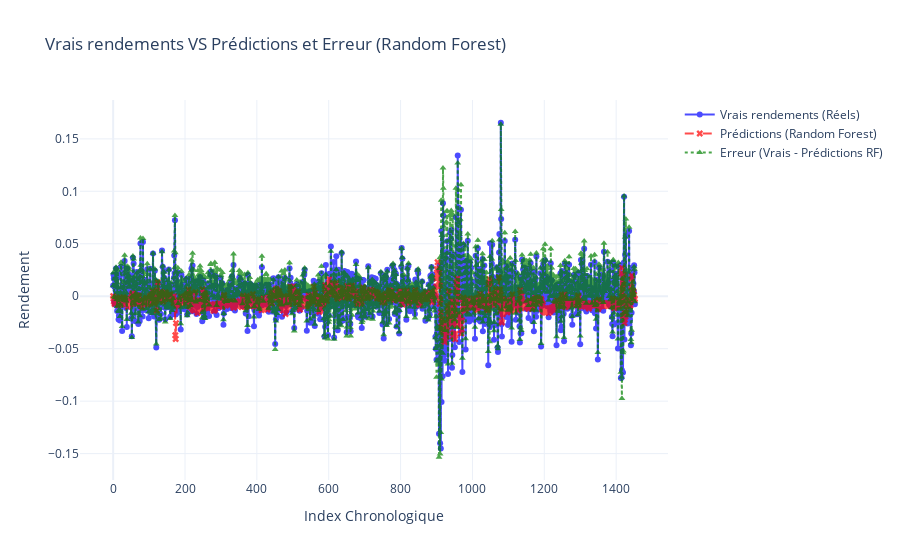

The notebook cell this image was saved under:
### Code cell
errors_rf = np.array(y_test) - np.array(y_pred_rf)

fig_rf = go.Figure()

# Ajout des vrais rendements
fig_rf.add_trace(go.Scatter(
    x=list(range(len(y_test))),
    y=y_test,
    mode='lines+markers',
    name='Vrais rendements (Réels)',
    line=dict(color='blue', dash='solid'),
    marker=dict(symbol='circle'),
    opacity=0.7
))

# Ajout des prédictions Random Forest
fig_rf.add_trace(go.Scatter(
    x=list(range(len(y_pred_rf))),
    y=y_pred_rf,
    mode='lines+markers',
    name='Prédictions (Random Forest)',
    line=dict(color='red', dash='dash'),
    marker=dict(symbol='x'),
    opacity=0.7
))

# Ajout des erreurs pour Random Forest
fig_rf.add_trace(go.Scatter(
    x=list(range(len(errors_rf))),
    y=errors_rf,
    mode='lines+markers',
    name='Erreur (Vrais - Prédictions RF)',
    line=dict(color='green', dash='dot'),
    marker=dict(symbol='triangle-up'),
    opacity=0.7
))

fig_rf.update_layout(
    title="Vrais rendements VS Prédictions et Erreur (Random Forest)",
    xaxis_title="Index Chronologique",
    yaxis_title="Rendement",
    legend=dict(font=dict(size=12)),
    grid=dict(rows=1, columns=1),
    template="plotly_white"
)

fig_rf.show()

### Figure 1 — Plotly figure (JSON) as saved in the notebook; plotly's stock layout.template omitted (floating-point values rounded to 4 significant figures; data arrays with more than 128 entries replaced by an {"elided": "..."} marker saying what was removed)
{"data": [{"line": {"color": "blue", "dash": "solid"}, "marker": {"symbol": "circle"}, "mode": "lines+markers", "name": "Vrais rendements (Réels)", "opacity": 0.7, "type": "scatter", "x": {"elided": "1453 int values"}, "y": {"elided": "1453 float values"}}, {"line": {"color": "red", "dash": "dash"}, "marker": {"symbol": "x"}, "mode": "lines+markers", "name": "Prédictions (Random Forest)", "opacity": 0.7, "type": "scatter", "x": {"elided": "1453 int values"}, "y": {"elided": "1453 float values"}}, {"line": {"color": "green", "dash": "dot"}, "marker": {"symbol": "triangle-up"}, "mode": "lines+markers", "name": "Erreur (Vrais - Prédictions RF)", "opacity": 0.7, "type": "scatter", "x": {"elided": "1453 int values"}, "y": {"elided": "1453 float values"}}], "layout": {"grid": {"columns": 1, "rows": 1}, "legend": {"font": {"size": 12}}, "title": {"text": "Vrais rendements VS Prédictions et Erreur (Random Forest)"}, "xaxis": {"title": {"text": "Index Chronologique"}}, "yaxis": {"title": {"text": "Rendement"}}}}
